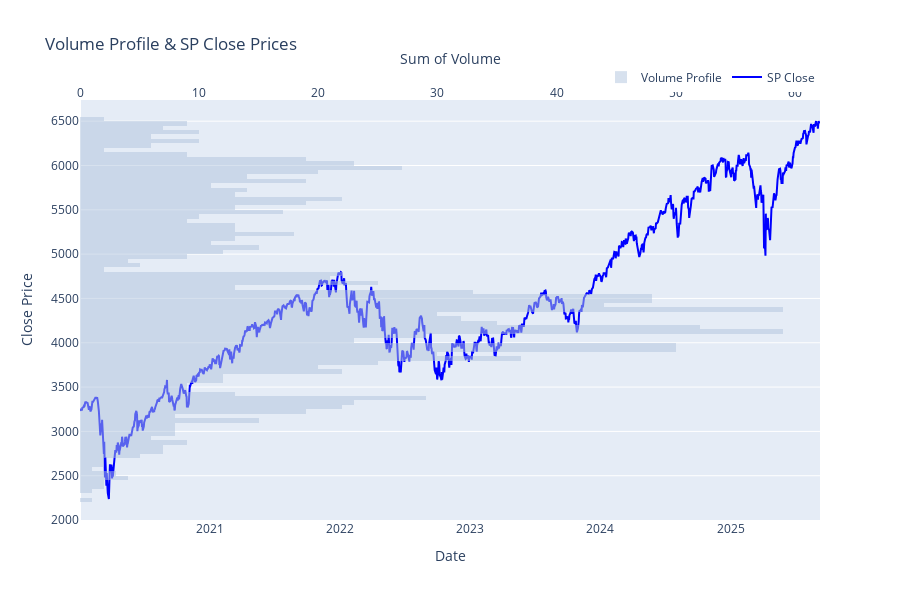

Notebook source saved alongside this figure:
### Code cell
# Histogram: sum of volume for price bin 
hist = go.Histogram(
    y=sp['Close'],
    x=sp['Volume'],
    nbinsy=150,
    orientation='h',
    name='Volume Profile',
    marker_color='#B0C4DE',
    opacity=0.5,         # Bins opacity
    xaxis='x2',
)

# Line plot: Close prices over time
line = go.Scatter(
    x=sp.index,
    y=sp['Close'],
    mode='lines',
    name='SP Close',
    marker_color='blue',
    xaxis='x',
    yaxis='y',
)

# First we plot the histogram, then the line chart
fig = go.Figure([hist, line])

fig.update_layout(
    xaxis=dict(
        title='Date',
        anchor='y',
        domain=[0, 1],
        showgrid=False,
        side='bottom'
    ),
    xaxis2=dict(
        title='Sum of Volume',
        overlaying='x',
        side='top',
        showgrid=False
    ),
    yaxis=dict(
        title='Close Price',
        showgrid=True
    ),
    legend=dict(
        orientation='h',
        yanchor='bottom',
        y=1.02,
        xanchor='right',
        x=1
    ),
    height=600,
    title='Volume Profile & SP Close Prices'
)

fig.show()

### Figure 1 — Plotly figure (JSON) as saved in the notebook; plotly's stock layout.template omitted (floating-point values rounded to 4 significant figures; data arrays with more than 128 entries replaced by an {"elided": "..."} marker saying what was removed)
{"data": [{"marker": {"color": "#B0C4DE"}, "name": "Volume Profile", "nbinsy": 150, "opacity": 0.5, "orientation": "h", "type": "histogram", "x": {"elided": "1480 float values"}, "xaxis": "x2", "y": {"elided": "1480 float values"}}, {"marker": {"color": "blue"}, "mode": "lines", "name": "SP Close", "type": "scatter", "x": {"elided": "1480 str values"}, "xaxis": "x", "y": {"elided": "1480 float values"}, "yaxis": "y"}], "layout": {"height": 600, "legend": {"orientation": "h", "x": 1, "xanchor": "right", "y": 1.02, "yanchor": "bottom"}, "title": {"text": "Volume Profile & SP Close Prices"}, "xaxis": {"anchor": "y", "domain": [0, 1], "showgrid": false, "side": "bottom", "title": {"text": "Date"}}, "xaxis2": {"overlaying": "x", "showgrid": false, "side": "top", "title": {"text": "Sum of Volume"}}, "yaxis": {"showgrid": true, "title": {"text": "Close Price"}}}}
